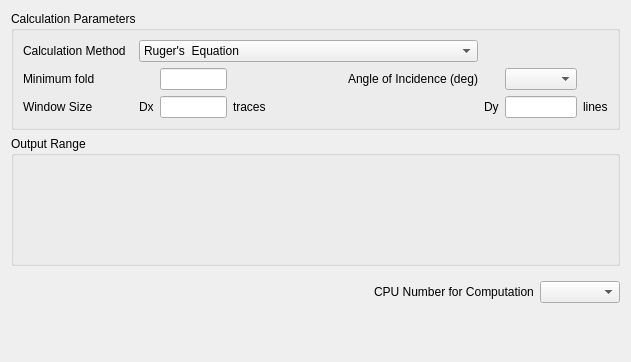
<?xml version="1.0" encoding="UTF-8"?>
<ui version="4.0">
 <class>PageFractureTwo</class>
 <widget class="QWidget" name="PageFractureTwo">
  <property name="geometry">
   <rect>
    <x>0</x>
    <y>0</y>
    <width>631</width>
    <height>362</height>
   </rect>
  </property>
  <property name="windowTitle">
   <string>Form</string>
  </property>
  <layout class="QGridLayout" name="gridLayout_3">
   <item row="0" column="0" colspan="2">
    <widget class="QGroupBox" name="groupBox_2">
     <property name="title">
      <string>Calculation Parameters</string>
     </property>
     <layout class="QGridLayout" name="gridLayout_2">
      <item row="2" column="8">
       <widget class="QLabel" name="label_7">
        <property name="text">
         <string>lines</string>
        </property>
       </widget>
      </item>
      <item row="2" column="7">
       <widget class="QLineEdit" name="m_pLineEdtDy">
        <property name="maximumSize">
         <size>
          <width>80</width>
          <height>16777215</height>
         </size>
        </property>
       </widget>
      </item>
      <item row="2" column="6">
       <widget class="QLabel" name="label_6">
        <property name="text">
         <string>Dy</string>
        </property>
       </widget>
      </item>
      <item row="2" column="4" colspan="2">
       <spacer name="horizontalSpacer_2">
        <property name="orientation">
         <enum>Qt::Horizontal</enum>
        </property>
        <property name="sizeHint" stdset="0">
         <size>
          <width>218</width>
          <height>20</height>
         </size>
        </property>
       </spacer>
      </item>
      <item row="2" column="3">
       <widget class="QLabel" name="label_5">
        <property name="text">
         <string>traces</string>
        </property>
       </widget>
      </item>
      <item row="2" column="2">
       <widget class="QLineEdit" name="m_pLineEdtDx">
        <property name="minimumSize">
         <size>
          <width>0</width>
          <height>0</height>
         </size>
        </property>
        <property name="maximumSize">
         <size>
          <width>80</width>
          <height>16777215</height>
         </size>
        </property>
       </widget>
      </item>
      <item row="2" column="1">
       <widget class="QLabel" name="label_4">
        <property name="text">
         <string>Dx</string>
        </property>
       </widget>
      </item>
      <item row="0" column="0">
       <widget class="QLabel" name="label_2">
        <property name="text">
         <string>Calculation Method  </string>
        </property>
       </widget>
      </item>
      <item row="0" column="1" colspan="5">
       <widget class="QComboBox" name="m_pCombMethod">
        <item>
         <property name="text">
          <string>Ruger's  Equation</string>
         </property>
        </item>
        <item>
         <property name="text">
          <string>Azimuthal Fourier Coefficients</string>
         </property>
        </item>
       </widget>
      </item>
      <item row="1" column="0">
       <widget class="QLabel" name="label_8">
        <property name="text">
         <string>Minimum fold</string>
        </property>
       </widget>
      </item>
      <item row="1" column="2">
       <widget class="QLineEdit" name="m_pLineEdtMinimumFold">
        <property name="maximumSize">
         <size>
          <width>80</width>
          <height>16777215</height>
         </size>
        </property>
       </widget>
      </item>
      <item row="1" column="3" colspan="2">
       <spacer name="horizontalSpacer_3">
        <property name="orientation">
         <enum>Qt::Horizontal</enum>
        </property>
        <property name="sizeHint" stdset="0">
         <size>
          <width>94</width>
          <height>20</height>
         </size>
        </property>
       </spacer>
      </item>
      <item row="1" column="5">
       <widget class="QLabel" name="m_pLabelIncidence">
        <property name="text">
         <string>Angle of Incidence (deg)</string>
        </property>
       </widget>
      </item>
      <item row="2" column="0">
       <widget class="QLabel" name="label_3">
        <property name="text">
         <string>Window Size</string>
        </property>
       </widget>
      </item>
      <item row="1" column="7">
       <widget class="QComboBox" name="m_pCombBoxIncidence"/>
      </item>
     </layout>
    </widget>
   </item>
   <item row="1" column="0" colspan="2">
    <widget class="QGroupBox" name="groupBox">
     <property name="minimumSize">
      <size>
       <width>0</width>
       <height>130</height>
      </size>
     </property>
     <property name="title">
      <string>Output Range</string>
     </property>
     <layout class="QGridLayout" name="gridLayout">
      <item row="0" column="0">
       <widget class="CXSliderComplex" name="m_pInlineWidget" native="true">
        <property name="minimumSize">
         <size>
          <width>0</width>
          <height>20</height>
         </size>
        </property>
       </widget>
      </item>
      <item row="1" column="0">
       <widget class="CXSliderComplex" name="m_pXlineWidget" native="true">
        <property name="minimumSize">
         <size>
          <width>0</width>
          <height>20</height>
         </size>
        </property>
       </widget>
      </item>
      <item row="2" column="0">
       <widget class="CXSliderComplex" name="m_pTimeWidget" native="true">
        <property name="minimumSize">
         <size>
          <width>0</width>
          <height>20</height>
         </size>
        </property>
       </widget>
      </item>
     </layout>
    </widget>
   </item>
   <item row="2" column="0">
    <spacer name="horizontalSpacer">
     <property name="orientation">
      <enum>Qt::Horizontal</enum>
     </property>
     <property name="sizeHint" stdset="0">
      <size>
       <width>348</width>
       <height>20</height>
      </size>
     </property>
    </spacer>
   </item>
   <item row="2" column="1">
    <layout class="QHBoxLayout" name="horizontalLayout">
     <property name="topMargin">
      <number>9</number>
     </property>
     <property name="bottomMargin">
      <number>9</number>
     </property>
     <item>
      <widget class="QLabel" name="label">
       <property name="text">
        <string>CPU Number for Computation</string>
       </property>
      </widget>
     </item>
     <item>
      <widget class="QComboBox" name="m_pCmbCPUNumber">
       <property name="minimumSize">
        <size>
         <width>80</width>
         <height>0</height>
        </size>
       </property>
      </widget>
     </item>
    </layout>
   </item>
   <item row="3" column="0">
    <spacer name="verticalSpacer">
     <property name="orientation">
      <enum>Qt::Vertical</enum>
     </property>
     <property name="sizeHint" stdset="0">
      <size>
       <width>20</width>
       <height>48</height>
      </size>
     </property>
    </spacer>
   </item>
  </layout>
  <zorder>groupBox</zorder>
  <zorder>groupBox_2</zorder>
  <zorder>verticalSpacer</zorder>
 </widget>
 <customwidgets>
  <customwidget>
   <class>CXSliderComplex</class>
   <extends>QWidget</extends>
   <header location="global">xslidercomplex.h</header>
   <container>1</container>
  </customwidget>
 </customwidgets>
 <resources>
  <include location="../xconsole/x.qrc"/>
 </resources>
 <connections/>
</ui>
